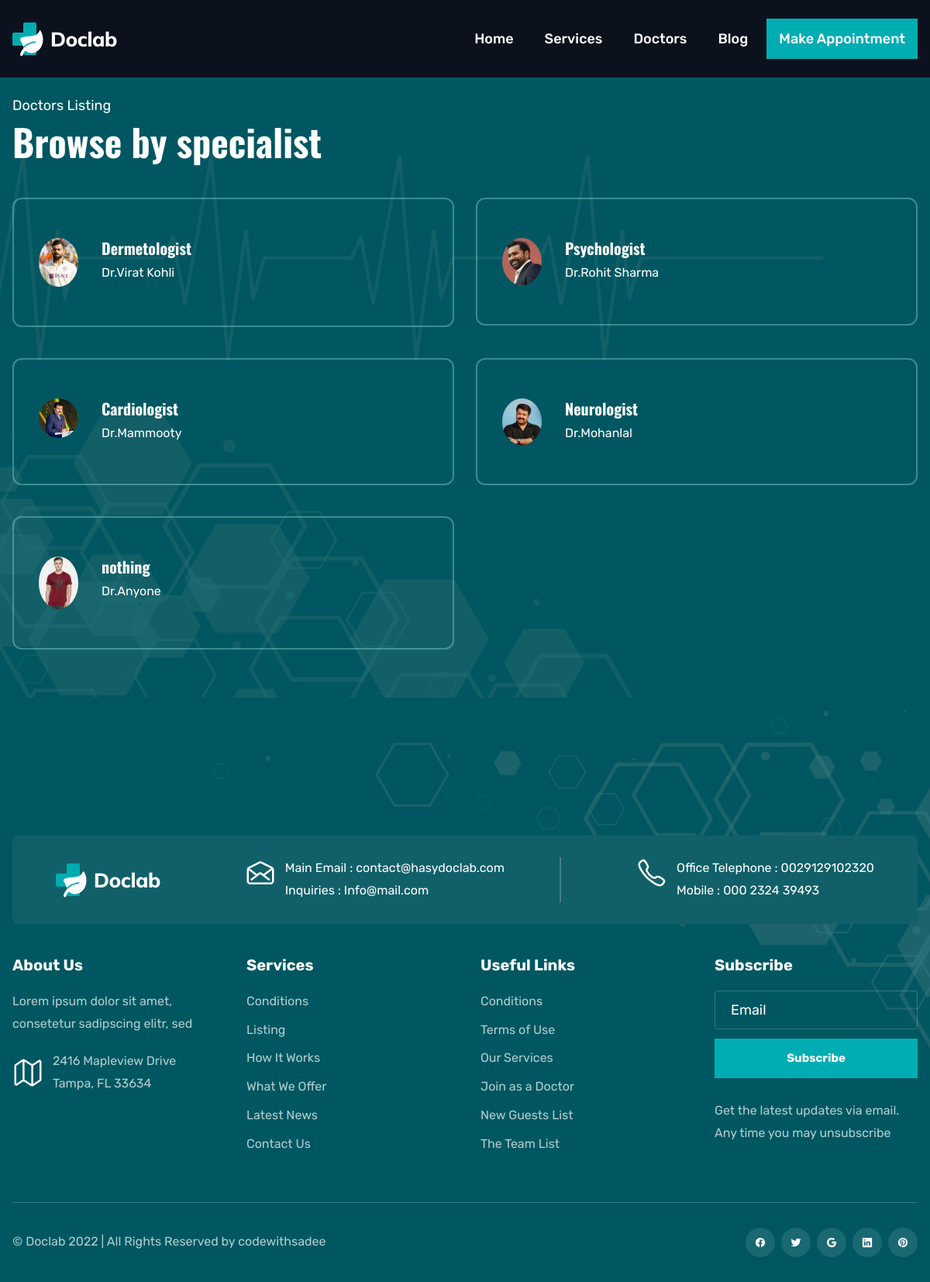
The app's page /doctors/ with its own data.
### home/models.py (models this page shows, shortened)
class Doctors(models.Model):
    doc_name = models.CharField(max_length=100)
    doc_specification = models.CharField(max_length=255)
    dep_name = models.ForeignKey(Departments, on_delete=models.CASCADE)
    doc_image = models.ImageField(upload_to='doctors')

### home/views.py (the view)
# urls.py: path('doctors/', views.doctors, name='doctors'),
def doctors(request):
    dict_docs = {
        'doctors' : Doctors.objects.all()
    }
    return render(request,'doctors.html', dict_docs)

### templates/doctors.html (shortened to what this page needs)
{% extends "base.html" %}
{% block content %}
{% load static %}
  <section class="section listing" aria-labelledby="listing-label" style="background-image: url('{% static '/images/hero-bg.png' %}');background-color: var(--midnight-green);">
    <div class="container">
      <ul class="grid-list">
        <li>
          <p class="section-subtitle title-lg doctor-listcolor" id="listing-label" data-reveal="left">Doctors Listing</p>
          <h2 class="headline-md doctor-listcolor" data-reveal="left">Browse by specialist</h2>
        </li>
        {% for d in doctors %}
        <li>
          <div class="listing-card doctor-card" data-reveal="bottom">
            <div class="card-icon">
              <img src="{{ d.doc_image.url }}" width="51" height="51" loading="lazy" alt="icon">
            </div>
            <div>
              <h3 class="headline-sm card-title doctor-listcolor">{{ d.doc_specification }}</h3>
              <p class="card-text doctor-listcolor">Dr.{{ d.doc_name }}</p>
            </div>
          </div>
        </li>
        {% endfor %}
      </ul>
    </div>
  </section>
{% endblock content %}

### templates/base.html (shortened to what this page needs)
{% load static %}
<!DOCTYPE html>
<html lang="en">
<head>
    <link rel="stylesheet" href="{% static '/css/style.css' %}">
</head>
<body id="top">
    <header class="header active" data-header>
        <div class="container">
            <a href="#" class="logo">
                <img src="{% static '/images/logo.svg' %}" width="136" height="46" alt="Doclab home">
            </a>
            <nav class="navbar " data-navbar>
                <ul class="navbar-list">
                    <li class="navbar-item">
                    <a href="{% url "home" %}" class="navbar-link title-md">Home</a>
                    </li>
                    <li class="navbar-item">
                    <a href="{% url "department" %}" class="navbar-link title-md">Services</a>
                    </li>
                    <li class="navbar-item">
                    <a href="{% url "doctors" %}" class="navbar-link title-md">Doctors</a>
                    </li>
                    <li class="navbar-item">
                    <a href="#" class="navbar-link title-md">Blog</a>
                    </li>
                    <li class="navbar-item">
                    <a href="{% url "booking" %}" class="btn has-before navbar-link title-md">Make Appointment</a>
                    </li>
                </ul>
            </nav>
        </div>
    </header>
    {% block content %}{% endblock content %}
    <footer class="footer" style="background-image: url({% static '/images/footer-bg.png' %})">
      <div class="container">
        <div class="section footer-top">
          <div class="footer-brand" data-reveal="bottom">
            <a href="#" class="logo">
              <img src="{% static '/images/logo.svg' %}" width="136" height="46" loading="lazy" alt="Doclab home">
            </a>
            <ul class="contact-list has-after">
              <li class="contact-item">
                <div class="item-icon">
                  <ion-icon name="mail-open-outline"></ion-icon>
                </div>
                <div>
                  <p>
                    Main Email : <a href="mailto:contact@hasydoclab.com" class="contact-link">contact@&shy;hasydoclab.com</a>
                  </p>
                  <p>
                    Inquiries : <a href="mailto:Info@mail.com" class="contact-link">Info@mail.com</a>
                  </p>
                </div>
              </li>
              <li class="contact-item">
                <div class="item-icon">
                  <ion-icon name="call-outline"></ion-icon>
                </div>
                <div>
                  <p>
                    Office Telephone : <a href="tel:0029129102320" class="contact-link">0029129102320</a>
                  </p>
                  <p>
                    Mobile : <a href="tel:000232439493" class="contact-link">000 2324 39493</a>
                  </p>
                </div>
              </li>
            </ul>
          </div>
          <div class="footer-list" data-reveal="bottom">
            <p class="headline-sm footer-list-title">About Us</p>
            <p class="text">
              Lorem ipsum dolor sit amet, consetetur sadipscing elitr, sed
            </p>
            <address class="address">
              <ion-icon name="map-outline"></ion-icon>
              <span class="text">
                2416 Mapleview Drive <br>
                Tampa, FL 33634
              </span>
            </address>
          </div>
          <ul class="footer-list" data-reveal="bottom">
            <li>
              <p class="headline-sm footer-list-title">Services</p>
            </li>
            <li>
              <a href="#" class="text footer-link">Conditions</a>
            </li>
            <li>
              <a href="#" class="text footer-link">Listing</a>
            </li>
            <li>
              <a href="#" class="text footer-link">How It Works</a>
            </li>
            <li>
              <a href="#" class="text footer-link">What We Offer</a>
            </li>
            <li>
              <a href="#" class="text footer-link">Latest News</a>
            </li>
            <li>
              <a href="#" class="text footer-link">Contact Us</a>
            </li>
          </ul>
          <ul class="footer-list" data-reveal="bottom">
            <li>
              <p class="headline-sm footer-list-title">Useful Links</p>
            </li>
            <li>
              <a href="#" class="text footer-link">Conditions</a>
            </li>
            <li>
              <a href="#" class="text footer-link">Terms of Use</a>
            </li>
            <li>
              <a href="#" class="text footer-link">Our Services</a>
            </li>
            <li>
              <a href="#" class="text footer-link">Join as a Doctor</a>
            </li>
            <li>
              <a href="#" class="text footer-link">New Guests List</a>
            </li>
            <li>
              <a href="#" class="text footer-link">The Team List</a>
            </li>
          </ul>
          <div class="footer-list" data-reveal="bottom">
            <p class="headline-sm footer-list-title">Subscribe</p>
            <form action="" class="footer-form">
              <input type="email" name="email" placeholder="Email" class="input-field title-lg">
              <button type="submit" class="btn has-before title-md">Subscribe</button>
            </form>
            <p class="text">
              Get the latest updates via email. Any time you may unsubscribe
            </p>
          </div>
        </div>
        <div class="footer-bottom">
          <p class="text copyright">
            &copy; Doclab 2022 | All Rights Reserved by codewithsadee
          </p>
          <ul class="social-list">
            <li>
              <a href="#" class="social-link">
                <ion-icon name="logo-facebook"></ion-icon>
              </a>
            </li>
            <li>
              <a href="#" class="social-link">
                <ion-icon name="logo-twitter"></ion-icon>
              </a>
            </li>
            <li>
              <a href="#" class="social-link">
                <ion-icon name="logo-google"></ion-icon>
              </a>
            </li>
            <li>
              <a href="#" class="social-link">
                <ion-icon name="logo-linkedin"></ion-icon>
              </a>
            </li>
            <li>
              <a href="#" class="social-link">
                <ion-icon name="logo-pinterest"></ion-icon>
              </a>
            </li>
          </ul>
        </div>
      </div>
    </footer>
</body>
</html>

### records on screen
Doctors: doc_image (picture), doc_specification "Dermetologist", doc_name "Virat Kohli"
Doctors: doc_image (picture), doc_specification "Psychologist", doc_name "Rohit Sharma"
Doctors: doc_image (picture), doc_specification "Cardiologist", doc_name "Mammooty"
Doctors: doc_image (picture), doc_specification "Neurologist", doc_name "Mohanlal"
Doctors: doc_image (picture), doc_specification "nothing", doc_name "Anyone"
